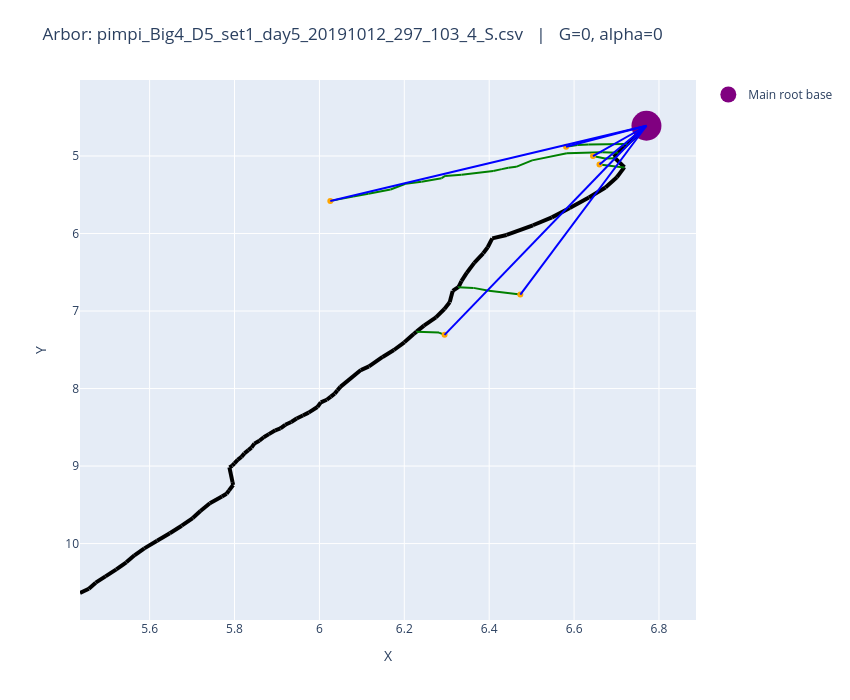

This figure's notebook cell:
### Code cell
fnames = last_day_files[0:5]
print(fnames)

for i in fnames:
    draw.plot_arbors(i, 0, 0)

### Figure 1 — Plotly figure (JSON) as saved in the notebook; plotly's stock layout.template omitted (floating-point values rounded to 4 significant figures)
{"data": [{"line": {"color": "black", "width": 4}, "mode": "lines", "showlegend": false, "type": "scatter", "x": [6.77, 6.725], "y": [4.61, 4.846]}, {"line": {"color": "black", "width": 4}, "mode": "lines", "showlegend": false, "type": "scatter", "x": [6.725, 6.718], "y": [4.846, 4.882]}, {"line": {"color": "black", "width": 4}, "mode": "lines", "showlegend": false, "type": "scatter", "x": [6.718, 6.704], "y": [4.882, 4.958]}, {"line": {"color": "black", "width": 4}, "mode": "lines", "showlegend": false, "type": "scatter", "x": [6.704, 6.693], "y": [4.958, 5.013]}, {"line": {"color": "black", "width": 4}, "mode": "lines", "showlegend": false, "type": "scatter", "x": [6.693, 6.696], "y": [5.013, 5.029]}, {"line": {"color": "black", "width": 4}, "mode": "lines", "showlegend": false, "type": "scatter", "x": [6.696, 6.719], "y": [5.029, 5.144]}, {"line": {"color": "black", "width": 4}, "mode": "lines", "showlegend": false, "type": "scatter", "x": [6.719, 6.718], "y": [5.144, 5.147]}, {"line": {"color": "black", "width": 4}, "mode": "lines", "showlegend": false, "type": "scatter", "x": [6.718, 6.701], "y": [5.147, 5.274]}, {"line": {"color": "black", "width": 4}, "mode": "lines", "showlegend": false, "type": "scatter", "x": [6.701, 6.674], "y": [5.274, 5.406]}, {"line": {"color": "black", "width": 4}, "mode": "lines", "showlegend": false, "type": "scatter", "x": [6.674, 6.635], "y": [5.406, 5.536]}, {"line": {"color": "black", "width": 4}, "mode": "lines", "showlegend": false, "type": "scatter", "x": [6.635, 6.59], "y": [5.536, 5.672]}, {"line": {"color": "black", "width": 4}, "mode": "lines", "showlegend": false, "type": "scatter", "x": [6.59, 6.548], "y": [5.672, 5.792]}, {"line": {"color": "black", "width": 4}, "mode": "lines", "showlegend": false, "type": "scatter", "x": [6.548, 6.503], "y": [5.792, 5.894]}, {"line": {"color": "black", "width": 4}, "mode": "lines", "showlegend": false, "type": "scatter", "x": [6.503, 6.441], "y": [5.894, 6.019]}, {"line": {"color": "black", "width": 4}, "mode": "lines", "showlegend": false, "type": "scatter", "x": [6.441, 6.407], "y": [6.019, 6.063]}, {"line": {"color": "black", "width": 4}, "mode": "lines", "showlegend": false, "type": "scatter", "x": [6.407, 6.396], "y": [6.063, 6.177]}, {"line": {"color": "black", "width": 4}, "mode": "lines", "showlegend": false, "type": "scatter", "x": [6.396, 6.386], "y": [6.177, 6.255]}, {"line": {"color": "black", "width": 4}, "mode": "lines", "showlegend": false, "type": "scatter", "x": [6.386, 6.365], "y": [6.255, 6.379]}, {"line": {"color": "black", "width": 4}, "mode": "lines", "showlegend": false, "type": "scatter", "x": [6.365, 6.347], "y": [6.379, 6.505]}, {"line": {"color": "black", "width": 4}, "mode": "lines", "showlegend": false, "type": "scatter", "x": [6.347, 6.335], "y": [6.505, 6.615]}, {"line": {"color": "black", "width": 4}, "mode": "lines", "showlegend": false, "type": "scatter", "x": [6.335, 6.328], "y": [6.615, 6.688]}, {"line": {"color": "black", "width": 4}, "mode": "lines", "showlegend": false, "type": "scatter", "x": [6.328, 6.327], "y": [6.688, 6.692]}, {"line": {"color": "black", "width": 4}, "mode": "lines", "showlegend": false, "type": "scatter", "x": [6.327, 6.314], "y": [6.692, 6.741]}, {"line": {"color": "black", "width": 4}, "mode": "lines", "showlegend": false, "type": "scatter", "x": [6.314, 6.307], "y": [6.741, 6.888]}, {"line": {"color": "black", "width": 4}, "mode": "lines", "showlegend": false, "type": "scatter", "x": [6.307, 6.294], "y": [6.888, 6.973]}, {"line": {"color": "black", "width": 4}, "mode": "lines", "showlegend": false, "type": "scatter", "x": [6.294, 6.275], "y": [6.973, 7.082]}, {"line": {"color": "black", "width": 4}, "mode": "lines", "showlegend": false, "type": "scatter", "x": [6.275, 6.246], "y": [7.082, 7.188]}, {"line": {"color": "black", "width": 4}, "mode": "lines", "showlegend": false, "type": "scatter", "x": [6.246, 6.229], "y": [7.188, 7.266]}, {"line": {"color": "black", "width": 4}, "mode": "lines", "showlegend": false, "type": "scatter", "x": [6.229, 6.222], "y": [7.266, 7.296]}, {"line": {"color": "black", "width": 4}, "mode": "lines", "showlegend": false, "type": "scatter", "x": [6.222, 6.2], "y": [7.296, 7.404]}, {"line": {"color": "black", "width": 4}, "mode": "lines", "showlegend": false, "type": "scatter", "x": [6.2, 6.176], "y": [7.404, 7.502]}, {"line": {"color": "black", "width": 4}, "mode": "lines", "showlegend": false, "type": "scatter", "x": [6.176, 6.149], "y": [7.502, 7.592]}, {"line": {"color": "black", "width": 4}, "mode": "lines", "showlegend": false, "type": "scatter", "x": [6.149, 6.117], "y": [7.592, 7.715]}, {"line": {"color": "black", "width": 4}, "mode": "lines", "showlegend": false, "type": "scatter", "x": [6.117, 6.098], "y": [7.715, 7.761]}, {"line": {"color": "black", "width": 4}, "mode": "lines", "showlegend": false, "type": "scatter", "x": [6.098, 6.049], "y": [7.761, 7.978]}, {"line": {"color": "black", "width": 4}, "mode": "lines", "showlegend": false, "type": "scatter", "x": [6.049, 6.042], "y": [7.978, 8.023]}, {"line": {"color": "black", "width": 4}, "mode": "lines", "showlegend": false, "type": "scatter", "x": [6.042, 6.036], "y": [8.023, 8.065]}, {"line": {"color": "black", "width": 4}, "mode": "lines", "showlegend": false, "type": "scatter", "x": [6.036, 6.027], "y": [8.065, 8.104]}, {"line": {"color": "black", "width": 4}, "mode": "lines", "showlegend": false, "type": "scatter", "x": [6.027, 6.017], "y": [8.104, 8.145]}, {"line": {"color": "black", "width": 4}, "mode": "lines", "showlegend": false, "type": "scatter", "x": [6.017, 6.003], "y": [8.145, 8.179]}, {"line": {"color": "black", "width": 4}, "mode": "lines", "showlegend": false, "type": "scatter", "x": [6.003, 5.995], "y": [8.179, 8.238]}, {"line": {"color": "black", "width": 4}, "mode": "lines", "showlegend": false, "type": "scatter", "x": [5.995, 5.975], "y": [8.238, 8.31]}, {"line": {"color": "black", "width": 4}, "mode": "lines", "showlegend": false, "type": "scatter", "x": [5.975, 5.961], "y": [8.31, 8.347]}, {"line": {"color": "black", "width": 4}, "mode": "lines", "showlegend": false, "type": "scatter", "x": [5.961, 5.946], "y": [8.347, 8.387]}, {"line": {"color": "black", "width": 4}, "mode": "lines", "showlegend": false, "type": "scatter", "x": [5.946, 5.934], "y": [8.387, 8.431]}, {"line": {"color": "black", "width": 4}, "mode": "lines", "showlegend": false, "type": "scatter", "x": [5.934, 5.92], "y": [8.431, 8.467]}, {"line": {"color": "black", "width": 4}, "mode": "lines", "showlegend": false, "type": "scatter", "x": [5.92, 5.908], "y": [8.467, 8.515]}, {"line": {"color": "black", "width": 4}, "mode": "lines", "showlegend": false, "type": "scatter", "x": [5.908, 5.896], "y": [8.515, 8.538]}, {"line": {"color": "black", "width": 4}, "mode": "lines", "showlegend": false, "type": "scatter", "x": [5.896, 5.881], "y": [8.538, 8.588]}, {"line": {"color": "black", "width": 4}, "mode": "lines", "showlegend": false, "type": "scatter", "x": [5.881, 5.869], "y": [8.588, 8.629]}, {"line": {"color": "black", "width": 4}, "mode": "lines", "showlegend": false, "type": "scatter", "x": [5.869, 5.859], "y": [8.629, 8.673]}, {"line": {"color": "black", "width": 4}, "mode": "lines", "showlegend": false, "type": "scatter", "x": [5.859, 5.847], "y": [8.673, 8.711]}, {"line": {"color": "black", "width": 4}, "mode": "lines", "showlegend": false, "type": "scatter", "x": [5.847, 5.84], "y": [8.711, 8.762]}, {"line": {"color": "black", "width": 4}, "mode": "lines", "showlegend": false, "type": "scatter", "x": [5.84, 5.833], "y": [8.762, 8.795]}, {"line": {"color": "black", "width": 4}, "mode": "lines", "showlegend": false, "type": "scatter", "x": [5.833, 5.823], "y": [8.795, 8.836]}, {"line": {"color": "black", "width": 4}, "mode": "lines", "showlegend": false, "type": "scatter", "x": [5.823, 5.816], "y": [8.836, 8.881]}, {"line": {"color": "black", "width": 4}, "mode": "lines", "showlegend": false, "type": "scatter", "x": [5.816, 5.807], "y": [8.881, 8.919]}, {"line": {"color": "black", "width": 4}, "mode": "lines", "showlegend": false, "type": "scatter", "x": [5.807, 5.8], "y": [8.919, 8.964]}, {"line": {"color": "black", "width": 4}, "mode": "lines", "showlegend": false, "type": "scatter", "x": [5.8, 5.795], "y": [8.964, 8.995]}, {"line": {"color": "black", "width": 4}, "mode": "lines", "showlegend": false, "type": "scatter", "x": [5.795, 5.788], "y": [8.995, 9.017]}, {"line": {"color": "black", "width": 4}, "mode": "lines", "showlegend": false, "type": "scatter", "x": [5.788, 5.795], "y": [9.017, 9.208]}, {"line": {"color": "black", "width": 4}, "mode": "lines", "showlegend": false, "type": "scatter", "x": [5.795, 5.797], "y": [9.208, 9.244]}, {"line": {"color": "black", "width": 4}, "mode": "lines", "showlegend": false, "type": "scatter", "x": [5.797, 5.787], "y": [9.244, 9.315]}, {"line": {"color": "black", "width": 4}, "mode": "lines", "showlegend": false, "type": "scatter", "x": [5.787, 5.781], "y": [9.315, 9.357]}, {"line": {"color": "black", "width": 4}, "mode": "lines", "showlegend": false, "type": "scatter", "x": [5.781, 5.77], "y": [9.357, 9.392]}, {"line": {"color": "black", "width": 4}, "mode": "lines", "showlegend": false, "type": "scatter", "x": [5.77, 5.742], "y": [9.392, 9.479]}, {"line": {"color": "black", "width": 4}, "mode": "lines", "showlegend": false, "type": "scatter", "x": [5.742, 5.72], "y": [9.479, 9.58]}, {"line": {"color": "black", "width": 4}, "mode": "lines", "showlegend": false, "type": "scatter", "x": [5.72, 5.702], "y": [9.58, 9.671]}, {"line": {"color": "black", "width": 4}, "mode": "lines", "showlegend": false, "type": "scatter", "x": [5.702, 5.676], "y": [9.671, 9.77]}, {"line": {"color": "black", "width": 4}, "mode": "lines", "showlegend": false, "type": "scatter", "x": [5.676, 5.648], "y": [9.77, 9.867]}, {"line": {"color": "black", "width": 4}, "mode": "lines", "showlegend": false, "type": "scatter", "x": [5.648, 5.618], "y": [9.867, 9.965]}, {"line": {"color": "black", "width": 4}, "mode": "lines", "showlegend": false, "type": "scatter", "x": [5.618, 5.588], "y": [9.965, 10.06]}, {"line": {"color": "black", "width": 4}, "mode": "lines", "showlegend": false, "type": "scatter", "x": [5.588, 5.564], "y": [10.06, 10.15]}, {"line": {"color": "black", "width": 4}, "mode": "lines", "showlegend": false, "type": "scatter", "x": [5.564, 5.545], "y": [10.15, 10.24]}, {"line": {"color": "black", "width": 4}, "mode": "lines", "showlegend": false, "type": "scatter", "x": [5.545, 5.522], "y": [10.24, 10.33]}, {"line": {"color": "black", "width": 4}, "mode": "lines", "showlegend": false, "type": "scatter", "x": [5.522, 5.496], "y": [10.33, 10.42]}, {"line": {"color": "black", "width": 4}, "mode": "lines", "showlegend": false, "type": "scatter", "x": [5.496, 5.473], "y": [10.42, 10.5]}, {"line": {"color": "black", "width": 4}, "mode": "lines", "showlegend": false, "type": "scatter", "x": [5.473, 5.457], "y": [10.5, 10.58]}, {"line": {"color": "black", "width": 4}, "mode": "lines", "showlegend": false, "type": "scatter", "x": [5.457, 5.436], "y": [10.58, 10.64]}, {"line": {"color": "green", "width": 2}, "mode": "lines", "showlegend": false, "type": "scatter", "x": [6.66, 6.717], "y": [5.109, 5.147]}, {"line": {"color": "green", "width": 2}, "mode": "lines", "showlegend": false, "type": "scatter", "x": [6.717, 6.718], "y": [5.147, 5.147]}, {"line": {"color": "green", "width": 2}, "mode": "lines", "showlegend": false, "type": "scatter", "x": [6.645, 6.673], "y": [5.001, 5.034]}, {"line": {"color": "green", "width": 2}, "mode": "lines", "showlegend": false, "type": "scatter", "x": [6.673, 6.696], "y": [5.034, 5.029]}, {"line": {"color": "green", "width": 2}, "mode": "lines", "showlegend": false, "type": "scatter", "x": [6.026, 6.045], "y": [5.581, 5.559]}, {"line": {"color": "green", "width": 2}, "mode": "lines", "showlegend": false, "type": "scatter", "x": [6.045, 6.08], "y": [5.559, 5.524]}, {"line": {"color": "green", "width": 2}, "mode": "lines", "showlegend": false, "type": "scatter", "x": [6.08, 6.115], "y": [5.524, 5.486]}, {"line": {"color": "green", "width": 2}, "mode": "lines", "showlegend": false, "type": "scatter", "x": [6.115, 6.168], "y": [5.486, 5.433]}, {"line": {"color": "green", "width": 2}, "mode": "lines", "showlegend": false, "type": "scatter", "x": [6.168, 6.203], "y": [5.433, 5.358]}, {"line": {"color": "green", "width": 2}, "mode": "lines", "showlegend": false, "type": "scatter", "x": [6.203, 6.241], "y": [5.358, 5.332]}, {"line": {"color": "green", "width": 2}, "mode": "lines", "showlegend": false, "type": "scatter", "x": [6.241, 6.288], "y": [5.332, 5.286]}, {"line": {"color": "green", "width": 2}, "mode": "lines", "showlegend": false, "type": "scatter", "x": [6.288, 6.296], "y": [5.286, 5.257]}, {"line": {"color": "green", "width": 2}, "mode": "lines", "showlegend": false, "type": "scatter", "x": [6.296, 6.335], "y": [5.257, 5.241]}, {"line": {"color": "green", "width": 2}, "mode": "lines", "showlegend": false, "type": "scatter", "x": [6.335, 6.41], "y": [5.241, 5.194]}, {"line": {"color": "green", "width": 2}, "mode": "lines", "showlegend": false, "type": "scatter", "x": [6.41, 6.43], "y": [5.194, 5.169]}, {"line": {"color": "green", "width": 2}, "mode": "lines", "showlegend": false, "type": "scatter", "x": [6.43, 6.445], "y": [5.169, 5.151]}, {"line": {"color": "green", "width": 2}, "mode": "lines", "showlegend": false, "type": "scatter", "x": [6.445, 6.463], "y": [5.151, 5.14]}, {"line": {"color": "green", "width": 2}, "mode": "lines", "showlegend": false, "type": "scatter", "x": [6.463, 6.501], "y": [5.14, 5.056]}, {"line": {"color": "green", "width": 2}, "mode": "lines", "showlegend": false, "type": "scatter", "x": [6.501, 6.583], "y": [5.056, 4.963]}, {"line": {"color": "green", "width": 2}, "mode": "lines", "showlegend": false, "type": "scatter", "x": [6.583, 6.667], "y": [4.963, 4.951]}, {"line": {"color": "green", "width": 2}, "mode": "lines", "showlegend": false, "type": "scatter", "x": [6.667, 6.704], "y": [4.951, 4.958]}, {"line": {"color": "green", "width": 2}, "mode": "lines", "showlegend": false, "type": "scatter", "x": [6.581, 6.608], "y": [4.88, 4.86]}, {"line": {"color": "green", "width": 2}, "mode": "lines", "showlegend": false, "type": "scatter", "x": [6.608, 6.634], "y": [4.86, 4.851]}, {"line": {"color": "green", "width": 2}, "mode": "lines", "showlegend": false, "type": "scatter", "x": [6.634, 6.72], "y": [4.851, 4.845]}, {"line": {"color": "green", "width": 2}, "mode": "lines", "showlegend": false, "type": "scatter", "x": [6.72, 6.725], "y": [4.845, 4.846]}, {"line": {"color": "green", "width": 2}, "mode": "lines", "showlegend": false, "type": "scatter", "x": [6.295, 6.282], "y": [7.307, 7.278]}, {"line": {"color": "green", "width": 2}, "mode": "lines", "showlegend": false, "type": "scatter", "x": [6.282, 6.229], "y": [7.278, 7.266]}, {"line": {"color": "green", "width": 2}, "mode": "lines", "showlegend": false, "type": "scatter", "x": [6.473, 6.399], "y": [6.788, 6.737]}, {"line": {"color": "green", "width": 2}, "mode": "lines", "showlegend": false, "type": "scatter", "x": [6.399, 6.363], "y": [6.737, 6.701]}, {"line": {"color": "green", "width": 2}, "mode": "lines", "showlegend": false, "type": "scatter", "x": [6.363, 6.327], "y": [6.701, 6.692]}, {"marker": {"color": "orange"}, "mode": "markers", "showlegend": false, "type": "scatter", "x": [6.66], "y": [5.109]}, {"marker": {"color": "orange"}, "mode": "markers", "showlegend": false, "type": "scatter", "x": [6.645], "y": [5.001]}, {"marker": {"color": "orange"}, "mode": "markers", "showlegend": false, "type": "scatter", "x": [6.026], "y": [5.581]}, {"marker": {"color": "orange"}, "mode": "markers", "showlegend": false, "type": "scatter", "x": [6.581], "y": [4.88]}, {"marker": {"color": "orange"}, "mode": "markers", "showlegend": false, "type": "scatter", "x": [6.295], "y": [7.307]}, {"marker": {"color": "orange"}, "mode": "markers", "showlegend": false, "type": "scatter", "x": [6.473], "y": [6.788]}, {"marker": {"color": "purple", "size": 30}, "mode": "markers", "name": "Main root base", "type": "scatter", "x": [6.77], "y": [4.61]}, {"line": {"color": "blue"}, "mode": "lines", "showlegend": false, "type": "scatter", "x": [6.66, 6.77], "y": [5.109, 4.61]}, {"line": {"color": "blue"}, "mode": "lines", "showlegend": false, "type": "scatter", "x": [6.645, 6.77], "y": [5.001, 4.61]}, {"line": {"color": "blue"}, "mode": "lines", "showlegend": false, "type": "scatter", "x": [6.026, 6.77], "y": [5.581, 4.61]}, {"line": {"color": "blue"}, "mode": "lines", "showlegend": false, "type": "scatter", "x": [6.581, 6.77], "y": [4.88, 4.61]}, {"line": {"color": "blue"}, "mode": "lines", "showlegend": false, "type": "scatter", "x": [6.295, 6.77], "y": [7.307, 4.61]}, {"line": {"color": "blue"}, "mode": "lines", "showlegend": false, "type": "scatter", "x": [6.473, 6.77], "y": [6.788, 4.61]}], "layout": {"annotations": [{"font": {"size": 14}, "showarrow": false, "text": "", "x": 0.5, "xref": "paper", "y": -0.1, "yref": "paper"}], "height": 700, "margin": {"b": 80, "t": 80}, "title": {"text": "Arbor: pimpi_Big4_D5_set1_day5_20191012_297_103_4_S.csv   |   G=0, alpha=0"}, "width": 850, "xaxis": {"title": {"text": "X"}}, "yaxis": {"autorange": "reversed", "title": {"text": "Y"}}}}
